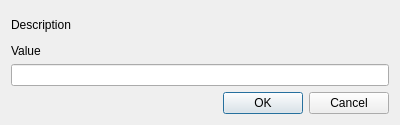
<?xml version="1.0" encoding="UTF-8"?>
<ui version="4.0">
 <class>DSDialog</class>
 <widget class="QDialog" name="DSDialog">
  <property name="geometry">
   <rect>
    <x>0</x>
    <y>0</y>
    <width>400</width>
    <height>125</height>
   </rect>
  </property>
  <property name="windowTitle">
   <string>DSDialog</string>
  </property>
  <layout class="QVBoxLayout" name="verticalLayout_3">
   <item>
    <layout class="QVBoxLayout" name="verticalLayout_2">
     <item>
      <widget class="QLabel" name="labelDescription">
       <property name="text">
        <string>Description</string>
       </property>
      </widget>
     </item>
     <item>
      <layout class="QVBoxLayout" name="verticalLayout">
       <item>
        <widget class="QLabel" name="labelValue">
         <property name="text">
          <string>Value</string>
         </property>
        </widget>
       </item>
       <item>
        <widget class="QLineEdit" name="lineEditValue"/>
       </item>
      </layout>
     </item>
     <item>
      <layout class="QHBoxLayout" name="horizontalLayout">
       <item>
        <spacer name="horizontalSpacer">
         <property name="orientation">
          <enum>Qt::Horizontal</enum>
         </property>
         <property name="sizeHint" stdset="0">
          <size>
           <width>40</width>
           <height>20</height>
          </size>
         </property>
        </spacer>
       </item>
       <item>
        <widget class="QPushButton" name="pushButtonOK">
         <property name="text">
          <string>OK</string>
         </property>
        </widget>
       </item>
       <item>
        <widget class="QPushButton" name="pushButtonCancel">
         <property name="text">
          <string>Cancel</string>
         </property>
        </widget>
       </item>
      </layout>
     </item>
    </layout>
   </item>
  </layout>
 </widget>
 <layoutdefault spacing="6" margin="11"/>
 <resources/>
 <connections>
  <connection>
   <sender>pushButtonCancel</sender>
   <signal>clicked()</signal>
   <receiver>DSDialog</receiver>
   <slot>reject()</slot>
   <hints>
    <hint type="sourcelabel">
     <x>355</x>
     <y>108</y>
    </hint>
    <hint type="destinationlabel">
     <x>384</x>
     <y>214</y>
    </hint>
   </hints>
  </connection>
  <connection>
   <sender>pushButtonOK</sender>
   <signal>clicked()</signal>
   <receiver>DSDialog</receiver>
   <slot>onOKPressed()</slot>
   <hints>
    <hint type="sourcelabel">
     <x>278</x>
     <y>110</y>
    </hint>
    <hint type="destinationlabel">
     <x>287</x>
     <y>182</y>
    </hint>
   </hints>
  </connection>
 </connections>
 <slots>
  <slot>onOKPressed()</slot>
 </slots>
</ui>
